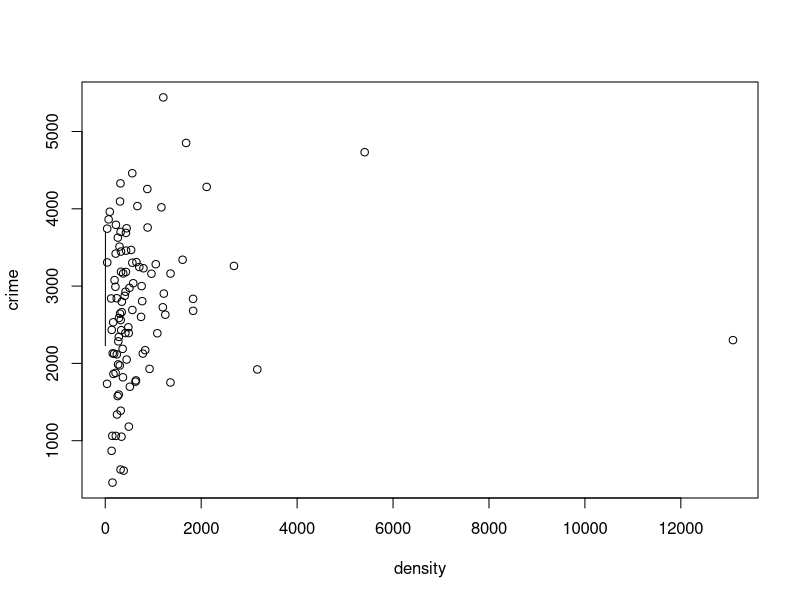

Write R code to recreate this figure.
library(car)
#--------------
# Enclosing a command in parentheses causes the result to be printed:
#--------------
(x <- c(1, 2, 3, 4))
# [1] 1 2 3 4


#--------------
# scan() lets you input space delimited text
#--------------
(cooperation <- scan())
# 1: 32 24 34 12 09 234 
# 7: 123 543
# 9: 
# Read 8 items
# [1]  32  24  34  12   9 234 123 543


#--------------
# Use with() to attach data. It's magic
#--------------
with(Duncan, lm(prestige ~ income + education))
# 
# Call:
# lm(formula = prestige ~ income + education)
# 
# Coefficients:
# (Intercept)       income    education  
#     -6.0647       0.5987       0.5458
#
# or
with(Freedman, {
  plot(density, crime)
  identify(density, crime, row.names(Freedman))
})


#--------------
# Dealing with missing values
#--------------
# Use complete.cases()
fixed <- with(Freedman, complete.cases(crime, density))
head(fixed, 20)
#  [1]  TRUE  TRUE FALSE  TRUE  TRUE  TRUE  TRUE  TRUE  TRUE  TRUE  TRUE  TRUE  TRUE  TRUE  TRUE FALSE FALSE  TRUE
# [19]  TRUE  TRUE
with(Freedman, lines(lowess(log(density[fixed], base=10), crime[fixed], f=1.0)))

# Or use na.omit()
Freedman.good <- na.omit(Freedman)
head(Freedman.good)
dim(Freedman.good)

# Count the number of missing values
sum(is.na(Freedman))

#--------------
# Modifying and transforming data
#--------------
# transform() lets you modify individual variables in a data frame
# For example, 
# Data <- transform(Data, c=-c, asq=a^2, a.over.b=a/b)
# ... replaces the Data data frame leaving a and b unmodified, negates c, and adds two new variables, asq and a.over.b

# cut() divides numeric values into bins
Guyer$perc.coop <- 100*Guyer$cooperation/120
Guyer$coop.4 <- cut(Guyer$perc.coop, 4)
summary(Guyer$coop.4)
# (22.5,33.3] (33.3,44.2]   (44.2,55]   (55,65.9] 
#           6           7           5           2 
# Divides the values into four equal width bins

# Divide the values into low, medium, and high
Guyer$coop.groups <- with(Guyer, cut(perc.coop, 
  quantile(perc.coop, c(0, 1/3, 2/3, 1)),
  include.lowest=TRUE,
  labels=c("Low", "Medium", "High")))
summary(Guyer$coop.groups)
#    Low Medium   High 
#      7      6      7 
# 
# quantile() locates the cut points
# Four groups, just for fun
# Divide the values into low, medium, and high
Guyer$coop.groups4 <- with(Guyer, cut(perc.coop, 
  quantile(perc.coop, c(0, 0.25, 0.5, 0.75, 1)),
  include.lowest=TRUE,
  labels=c("Group 1", "Group 2", "Group 3", "Group 4")))
summary(Guyer$coop.groups4)


# recode() in car is better though
(Guyer$coop.recode <- recode(Guyer$perc.coop, "lo:50=1; 50:hi=2"))
